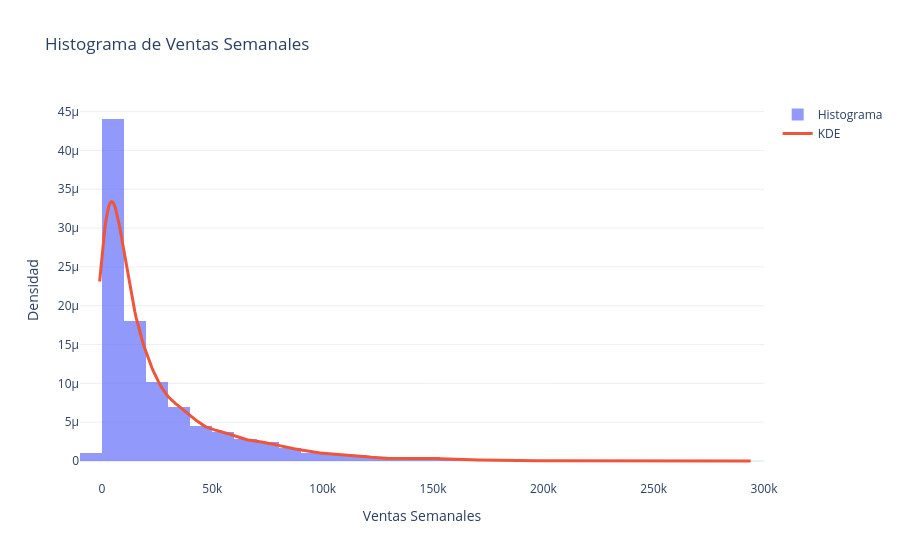

The notebook cell saved with this chart:
### Code cell
import numpy as np
import plotly.graph_objects as go
from scipy.stats import gaussian_kde

# Histograma
fig = go.Figure()

fig.add_trace(go.Histogram(
    x=df["weekly_sales"],
    nbinsx=30,
    histnorm="probability density",
    name="Histograma",
    opacity=0.7
))

# Curva KDE
x = np.linspace(df["weekly_sales"].min(),
                df["weekly_sales"].max(), 500)

kde = gaussian_kde(df["weekly_sales"])

fig.add_trace(go.Scatter(
    x=x,
    y=kde(x),
    mode="lines",
    name="KDE",
    line=dict(width=3)
))

fig.update_layout(
    title="Histograma de Ventas Semanales",
    xaxis_title="Ventas Semanales",
    yaxis_title="Densidad",
    template="plotly_white"
)

fig.show()

### Figure 1 — Plotly figure (JSON) as saved in the notebook; plotly's stock layout.template omitted (floating-point values rounded to 4 significant figures; data arrays with more than 128 entries replaced by an {"elided": "..."} marker saying what was removed)
{"data": [{"histnorm": "probability density", "name": "Histograma", "nbinsx": 30, "opacity": 0.7, "type": "histogram", "x": {"elided": "10774 float values"}}, {"line": {"width": 3}, "mode": "lines", "name": "KDE", "type": "scatter", "x": {"elided": "500 float values"}, "y": {"elided": "500 float values"}}], "layout": {"title": {"text": "Histograma de Ventas Semanales"}, "xaxis": {"title": {"text": "Ventas Semanales"}}, "yaxis": {"title": {"text": "Densidad"}}}}
